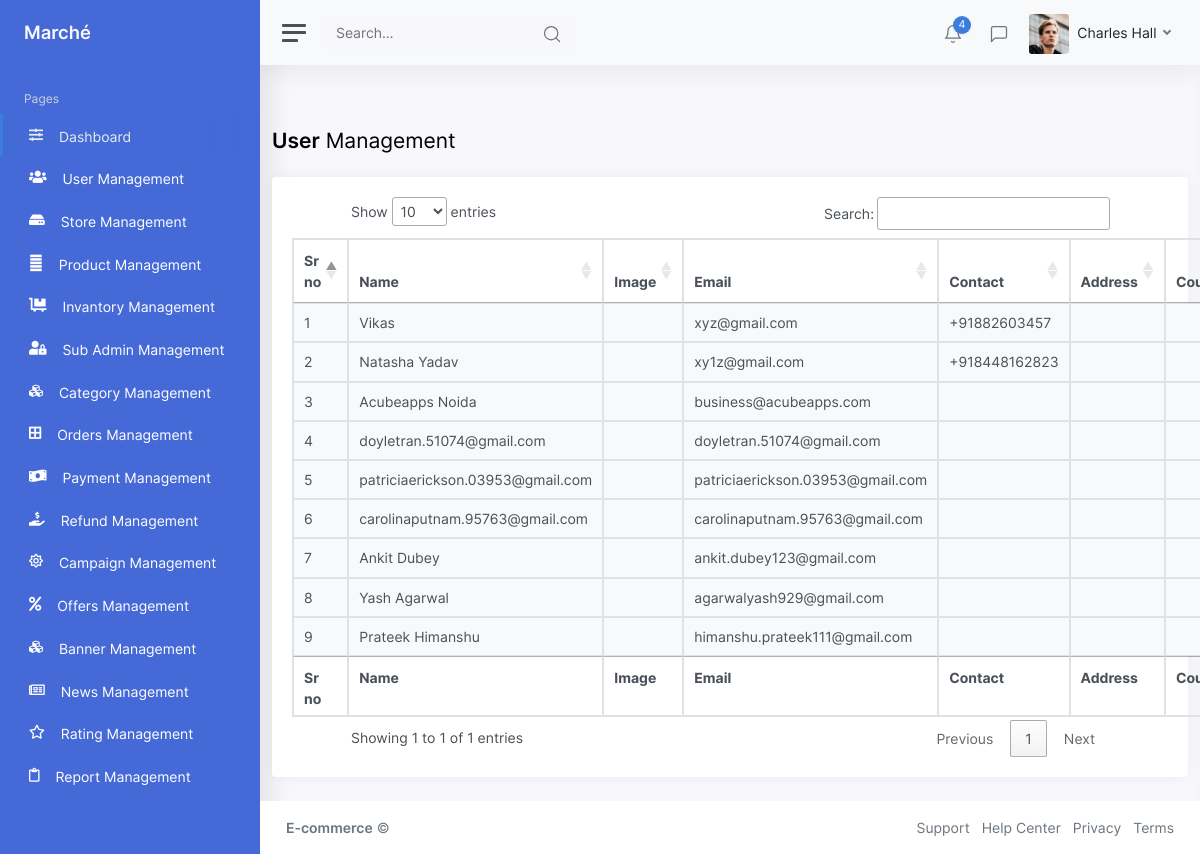
The page /index.php/admin/UserManagement on the database its author committed.
### tables this page shows
CREATE TABLE `users` (
  `user_id` int(11) NOT NULL,
  `oauth_provider` varchar(255) NOT NULL DEFAULT '0',
  `oauth_uid` varchar(255) NOT NULL DEFAULT '0',
  `name` varchar(255) NOT NULL,
  `email` varchar(255) NOT NULL,
  `phone` varchar(255) NOT NULL,
  `address` varchar(255) NOT NULL,
  `country` varchar(255) NOT NULL,
  `password` varchar(255) NOT NULL,
  `code` varchar(255) NOT NULL,
  `picture` varchar(255) NOT NULL DEFAULT '0',
  `status` int(11) NOT NULL,
  `created_at` varchar(255) NOT NULL
);

### application/controllers/Admin.php (called while the page is built, shortened)
<?php
class Admin extends CI_Controller
{
	public function __construct()
	{
	$this->load->model('MyModel');
	$this->load->model('Common_model');
	}
	public function UserManagement()
	{
		$records = $this->Common_model->_select('users', '*');
		$this->load->view('ListView/UserManagement',['records'=>$records]);
	}
}

### index.php (called while the page is built, shortened)
<?php
require_once BASEPATH.'core/CodeIgniter.php';

### application/models/Common_model.php (called while the page is built, shortened)
<?php
class Common_model extends CI_Model
{
      function _select($table, $column = '*', $condition = array(), $order_by = '', $sort = 'ASC', $start = '0', $perPage = '')
    {
        $this->db->select($column, false);
        $resSQL = $this->db->get($table);
        if ($resSQL->num_rows() > 0) {
            $result = $resSQL->result_array();
            return $result;
        } else {
            return false;
        }
    }
}
?>

### application/views/ListView/UserManagement.php (the view, shortened to what this page needs)
<?php include_once('header.php');
include_once('sidebar.php'); ?>
<br><br><br>
<div class="container">
	<div class="row mb-2 mb-xl-3">
		<div class="col-auto d-none d-sm-block">
			<h3><strong>User</strong> Management</h3>
		</div>
	</div>
	<div class="card">
		<div class="card-body">
	<table id="table_id" class="table table-condensed table-striped table-hover table-striped table-bordered">
				<thead>
					<tr>
						<th>Sr no</th>
						<th>Name</th>
						<th>Image</th>
						<th>Email</th>
						<th>Contact</th>
						<th>Address</th>
						<th>Country</th>
					</tr>
				</thead>
				<?php if (!empty($records)) : ?>
					<?php $count = $this->uri->segment(3); ?>
					<?php foreach ($records as $key => $record) : ?>
						 <?php $count++; ?>
						<tbody>
							<tr>
								<td><?php echo $count;?></td>
								<td><?php echo @$record['name'] ?></td>
								<td><?php if (($record['picture'])) { ?>
										<img src="<?php echo base_url("/uploads/" . $record['picture']); ?>" alt="" width="120" height="70">
									<?php } else { ?>
									<?php } ?>
								</td>
								<td><?php echo $record['email'] ?></td>
								<td><?php echo $record['phone'] ?></td>
								<td><?php echo $record['address'] ?></td>
								<td><?php echo $record['country'] ?></td>
							</tr>
						</tbody>
					<?php endforeach; ?>
				<?php endif; ?>
				<tfoot>
					<tr>
						<th>Sr no</th>
						<th>Name</th>
						<th>Image</th>
						<th>Email</th>
						<th>Contact</th>
						<th>Address</th>
						<th>Country</th>
					</tr>
				</tfoot>
			</table>
		</div>
	</div>
</div>
<?php include_once('footer.php');  ?>

### rows shown on the page
users: name "Vikas", email "xyz@gmail.com", phone "+91882603457"
users: name "Natasha Yadav", email "xy1z@gmail.com", phone "+918448162823"
users: name "Acubeapps Noida", email "business@acubeapps.com"
users: name "doyletran.51074@gmail.com", email "doyletran.51074@gmail.com"
users: name "patriciaerickson.03953@gmail.com", email "patriciaerickson.03953@gmail.com"
users: name "carolinaputnam.95763@gmail.com", email "carolinaputnam.95763@gmail.com"
users: name "Ankit Dubey", email "ankit.dubey123@gmail.com"
users: name "Yash Agarwal", email "agarwalyash929@gmail.com"
users: name "Prateek Himanshu", email "himanshu.prateek111@gmail.com"
